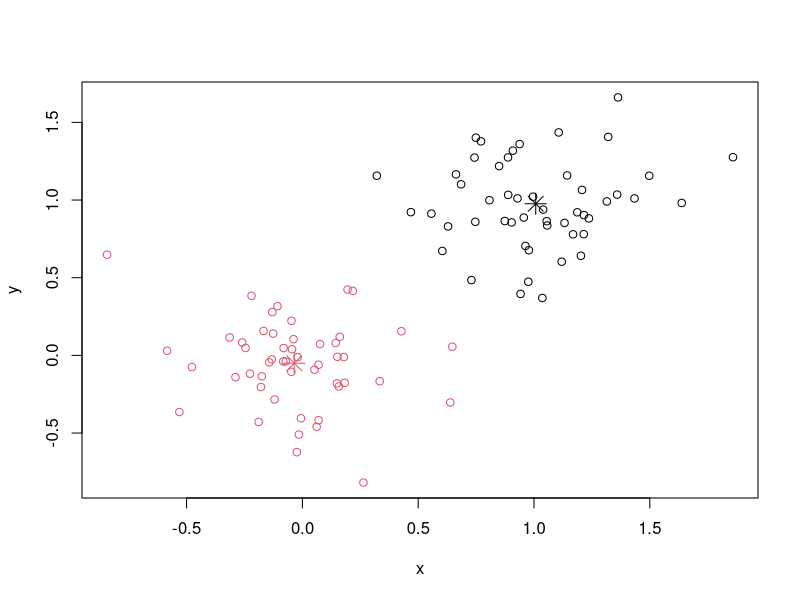
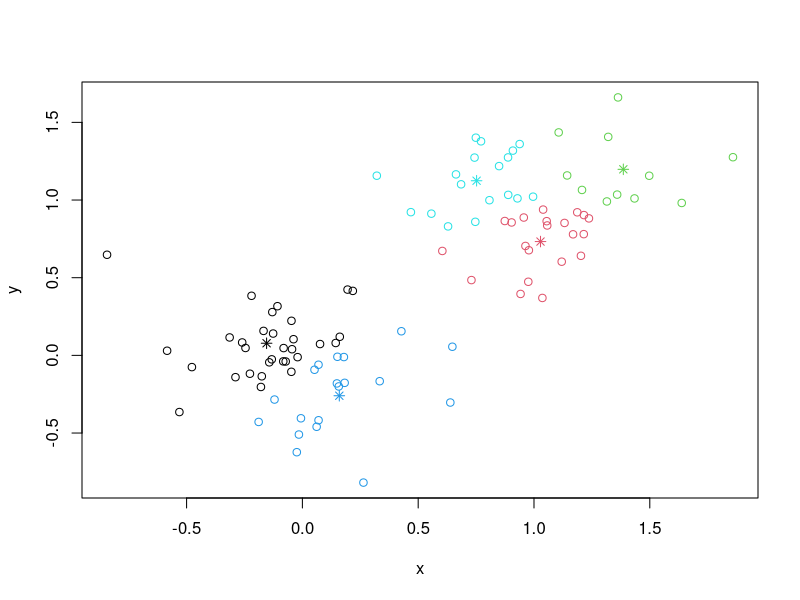

Source code (R) for these figures, in order: (Note: this script raises an error after producing the figures.)
require(graphics)
library(graphics)

x <- rbind(matrix(rnorm(100, sd = 0.3), ncol=2),
                  matrix(rnorm(100, mean = 1, sd = 0.3),ncol=2))
colnames(x) <- c("x","y")
c1 <- kmeans(x,2)
c1
plot(x,col=c1$cluster)
points(c1$centers,col=1:2, pch=8, cex=2)

c1 <- kmeans(x,5,nstart = 25)
plot(x,col=c1$cluster)
points(c1$centers, col=1:5, pch=8)
s